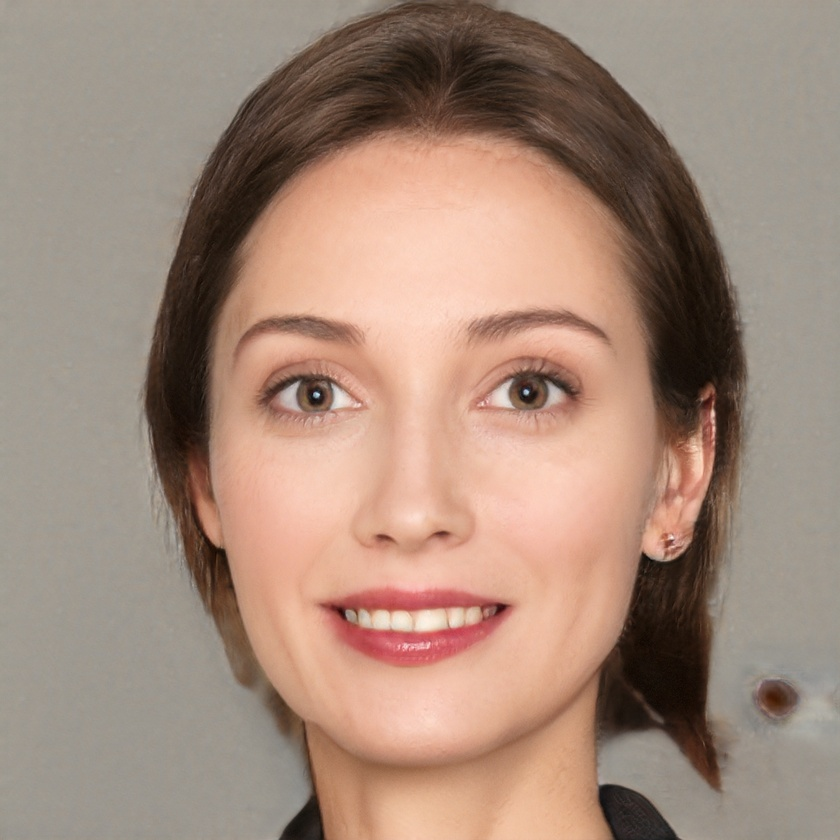
#> input picture 099739.jpg, 840 x 840 px, shrunk from 1024 x 1024 before the run, found by its file name
$ jupyter execute Identificacion.ipynb   (shell and % lines are left out)
#> lines starting #> are read from the running program, lines starting #| are printed output that depends on the picture; after the words box and inside, x2 and y2 are one past the last pixel; in counts of white or black regions, pixels touching at a corner belong together
[cell 1]
import cv2
import imageio
import numpy as np
import matplotlib.pyplot as plt

## Metodo de identificacion de la pupila mediante los centros de esclerotica
### - Se utiliza el metodo del espectro HSV para definir la zona blanca de la esclerotica
### - Se identifca el lado izquierdo y derecho de la esclorotica ,  se calcula los centros de masa de partes de la escleroticas ,se promedia el centro de masas y es el centro d ela pupila

## Identificando donde esta ubicado la cara

[cell 2]
Clasifica_Cara = cv2.CascadeClassifier(cv2.data.haarcascades +"haarcascade_frontalface_default.xml")
Clasifica_Ojos = cv2.CascadeClassifier(cv2.data.haarcascades +'haarcascade_eye_tree_eyeglasses.xml')
Imagen = cv2.imread('../PDITARRAGA/099739.jpg')
#> Imagen is the input picture: shape (840, 840, 3); mean B, G, R 122.3, 137.7, 163.3
Filas,Columnas,Canales=Imagen.shape
#> Filas = 840; Columnas = 840; Canales = 3
Min_SizeFila=round(0.1*Filas)
#> Min_SizeFila = 84
Min_SizeCol=round(0.1*Columnas)
#> Min_SizeCol = 84
Max_SizeFila=round(0.6*Filas)
#> Max_SizeFila = 504
Max_SizeCol=round(0.6*Columnas)
#> Max_SizeCol = 504
imag_gray = cv2.cvtColor(Imagen, cv2.COLOR_BGR2GRAY)
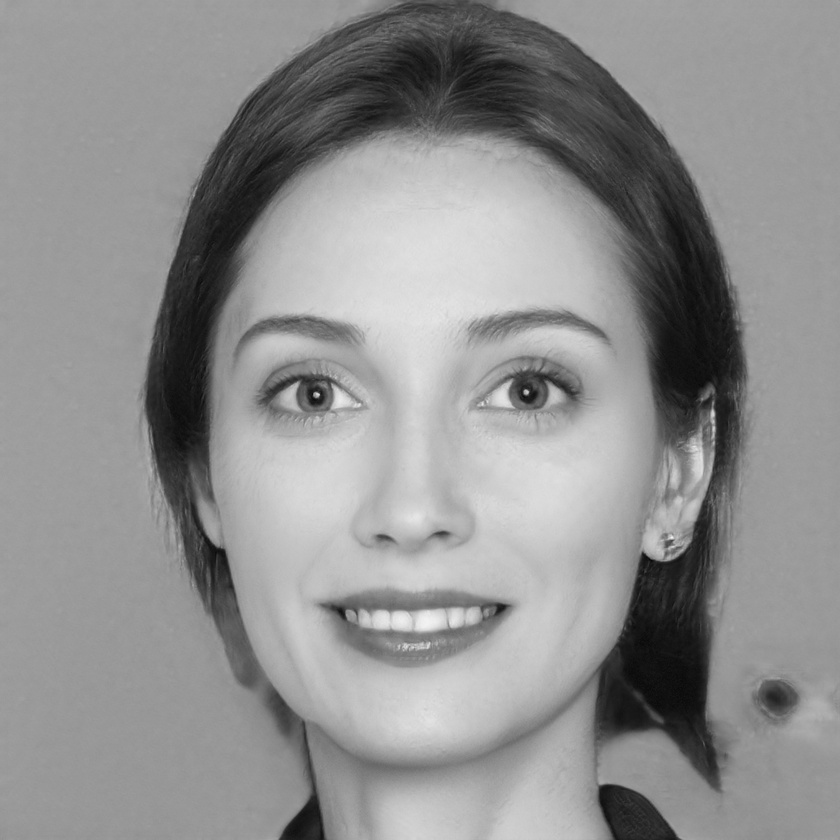
#> imag_gray: shape (840, 840); min 6, max 243, mean 143.6
Detecta_cara = Clasifica_Cara.detectMultiScale(imag_gray, 1.1, 5)
#> Detecta_cara = [[139, 172, 572, 572]]
## Se obtenie los limites de la cara
cordx=Detecta_cara[0,0] # corrdenadas de columnas
#> cordx = 139
cordy=Detecta_cara[0,1]
#> cordy = 172
ancho_cara=Detecta_cara[0,2]
#> ancho_cara = 572
largo_cara=Detecta_cara[0,3]
#> largo_cara = 572
image_cuadro=cv2.rectangle(Imagen,(cordx,cordy),(cordx+ancho_cara,cordy+largo_cara),(0,200,0),2)
#
rgb_img = cv2.cvtColor(Imagen, cv2.COLOR_BGR2RGB)
## Definicion de tamanos
plt.figure(figsize = (20,10))
plt.imshow(rgb_img)

## Definiendo la ubicacion de los ojos

[cell 3]
sector_ojos=round(largo_cara/2)
#> sector_ojos = 286
Cuadro_cara=Imagen[cordy:cordy+sector_ojos,cordx:cordx+ancho_cara]
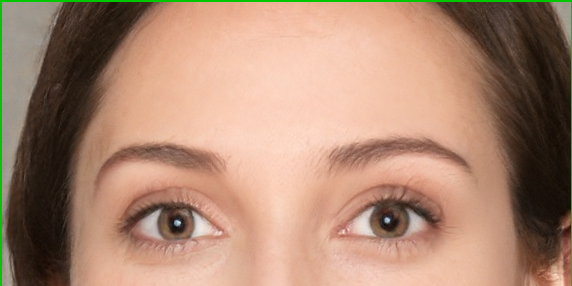
#> Cuadro_cara: shape (286, 572, 3); mean B, G, R 114.5, 136.3, 171.9
Cara_Gray=cv2.cvtColor(Cuadro_cara, cv2.COLOR_BGR2GRAY)
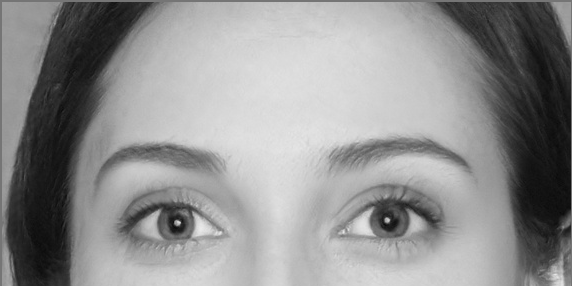
#> Cara_Gray: shape (286, 572); min 9, max 234, mean 144.5
Ojos = Clasifica_Ojos.detectMultiScale(Cara_Gray)
#> Ojos = [[340, 167, 103, 103], [115, 168, 104, 104]]
# Coordenadas del primer ojo
Ojo1cordx=Ojos[0,0] # corrdenadas de columnas
#> Ojo1cordx = 340
Ojo1cordy=Ojos[0,1]
#> Ojo1cordy = 167
ancho_ojo1=Ojos[0,2]
#> ancho_ojo1 = 103
largo_ojo1=Ojos[0,3]
#> largo_ojo1 = 103
x0_ojo1=cordx+Ojo1cordx
#> x0_ojo1 = 479
y0_ojo1=cordy+Ojo1cordy
#> y0_ojo1 = 339
ojo1=cv2.rectangle(Imagen,(x0_ojo1,y0_ojo1),(x0_ojo1+ancho_ojo1,y0_ojo1+largo_ojo1),(0,200,0),2)
rgb_img = cv2.cvtColor(Imagen, cv2.COLOR_BGR2RGB)
# corrdenadas segundo ojo
Ojo2cordx=Ojos[1,0]
#> Ojo2cordx = 115
Ojo2cordy=Ojos[1,1]
#> Ojo2cordy = 168
ancho_ojo2=Ojos[1,2]
#> ancho_ojo2 = 104
largo_ojo2=Ojos[1,3]
#> largo_ojo2 = 104
ojo2=cv2.rectangle(Imagen,(cordx+Ojo2cordx,cordy+Ojo2cordy),(cordx+Ojo2cordx+ancho_ojo2,cordy+Ojo2cordy+largo_ojo2),(0,200,0),2)
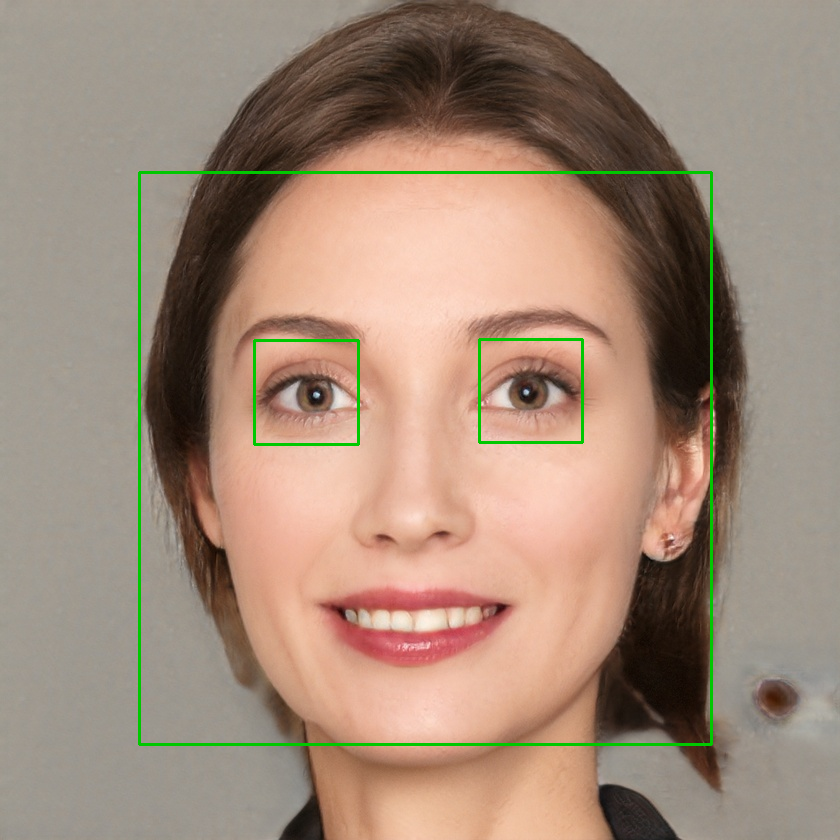
#> ojo2: shape (840, 840, 3); mean B, G, R 120.8, 138.6, 161.1
rgb_img = cv2.cvtColor(Imagen, cv2.COLOR_BGR2RGB)
## Definicion de tamanos
plt.figure(figsize = (20,10))
plt.imshow(rgb_img)

## Ahora se busca objetivamente dentro de los ojos
### Ojo izquierdo (Ojo1)

[cell 4]
Imagen_Ojo = cv2.imread('../PDITARRAGA/099739.jpg')
rgb_img2 = cv2.cvtColor(Imagen_Ojo, cv2.COLOR_BGR2RGB)
## Definicion de tamanos
cuadro_ojo1=rgb_img2[y0_ojo1:y0_ojo1+ancho_ojo1,x0_ojo1:x0_ojo1+largo_ojo1]
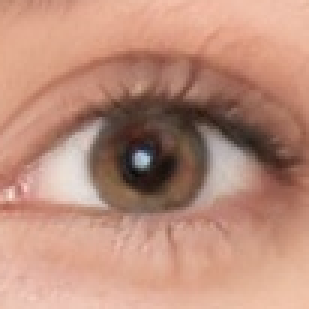
#> cuadro_ojo1: shape (103, 103, 3) (shown 3 times larger); mean R, G, B 187.4, 141.3, 123.1

plt.imshow(cuadro_ojo1)

[cell 5]
BlancoBajo = np.array([0, 0, 0], np.uint8)
BlancoAlto = np.array([255, 40, 255], np.uint8)
frameHSV = cv2.cvtColor(cuadro_ojo1, cv2.COLOR_BGR2HSV)
#> frameHSV: shape (103, 103, 3); mean H, S, V 111.1, 89.9, 187.5
maskBlanco = cv2.inRange(frameHSV, BlancoBajo,BlancoAlto)
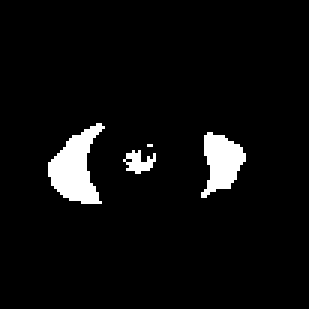
#> maskBlanco: shape (103, 103) (shown 3 times larger); 5% white; 4 white regions (1 under 20 px)
## Encontrando los contornos
contornos,_ = cv2.findContours(maskBlanco, cv2.RETR_EXTERNAL,cv2.CHAIN_APPROX_SIMPLE) ## Bordes externos,
#> contornos = 4 contours, 1 with area under 20; largest, box (x1, y1, x2, y2) and area: (16, 41, 35, 68) 246, (67, 44, 82, 66) 170, (41, 50, 52, 58) 34
contornos = sorted(contornos, key=cv2.contourArea, reverse=True)
#cv2.drawContours(frame, contornos, -1, (255,0,0), 3)
maskcontornos = cv2.drawContours(maskBlanco, contornos, -1, (0,255,75), 2)
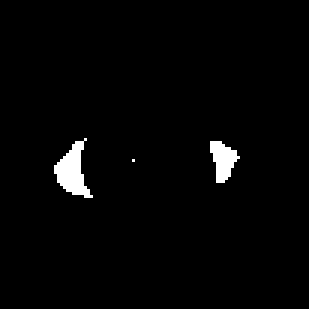
#> maskcontornos: shape (103, 103) (shown 3 times larger); 2% white; 3 white regions (1 under 20 px), largest, box (x1, y1, x2, y2) and area: (18, 46, 31, 66) 129, (70, 47, 80, 61) 84
print(len(contornos))
#| 4
plt.imshow(maskcontornos, cmap=plt.cm.gray)

[cell 6]
coord_x=np.zeros(1)
coord_y=np.zeros(1)
print("vecto",coord_x)
for j in range(len(contornos)):
    cnt=contornos[j]
    area = cv2.contourArea(cnt)
    if area > 50:
        M = cv2.moments(cnt)
        if M['m00'] != 0:
            cx= int(M['m10']/M['m00'])
            cy= int(M['m01']/M['m00'])
            coord_x=np.insert(coord_x,0,cx)
            coord_y=np.insert(coord_y,0,cy)
            print(f"x: {cx } y: {cy } z:{area }")
            print(coord_x,coord_y)
#> this loop made 4 passes
#> (area, cx, cy, coord_x, coord_y) on passes 1 to 2: (245.5, 24, 55, [24, 0], [55, 0]), (170, 73, 53, [73, 24, 0], [53, 55, 0])
#> area on pass 3: 34.5
#| x: 24 y: 55 z:245.5
#| [24.  0.] [55.  0.]
#| x: 73 y: 53 z:170.0
#| [73. 24.  0.] [53. 55.  0.]

[cell 7]
xcent_ojo1=round((coord_x[0]+coord_x[1])/2)
#> xcent_ojo1 = 48
ycent_ojo1=round((coord_y[0]+coord_y[1])/2)
#> ycent_ojo1 = 54
print(xcent_ojo1,ycent_ojo1)
#| 48 54
imgWC = cv2.circle(cuadro_ojo1,(xcent_ojo1,ycent_ojo1),6,(0,0,255))
#plt.figure(figsize = (20,10))
plt.imshow(imgWC)
